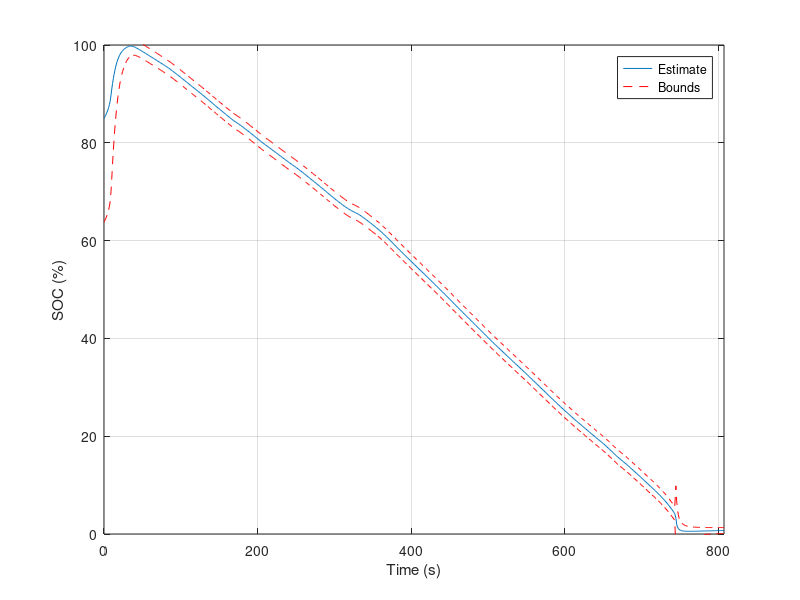

Here is the MATLAB script that generated this plot: (Note: this script raises an error after producing the figure.)
clear all;
close all;
clc;

saveFig = 0;
load('SOP_HwyCol_1e7.mat')

xk_pBounds = spkfData.xhat + spkfData.Bounds;
xk_mBounds = spkfData.xhat - spkfData.Bounds;


figure();  
plot(time',100*spkfData.xhat(spkfData.zkInd,1:end-1)); hold on
plot(time',100*(xk_pBounds(spkfData.zkInd,1:end-1)),'--r');hold on
plot(time',100*(xk_mBounds(spkfData.zkInd,1:end-1)),'--r');
% title('SOC estimate');
ylabel('SOC (%)');
legend('Estimate','Bounds'); grid on;xlim([0 time(end)])
set(gcf,'color','w');ylim([0 100]);
xlabel (['Time (s)']);
set(gcf,'color','w');
paperSmallFormat;
if saveFig, saveas(gcf,sprintf('./figures/SOC_SPKF.png'),'epsc'); end




figure();  
plot(time',spkfData.xhat(spkfData.TcInd,2:end)); hold on
plot(time',(xk_pBounds(spkfData.TcInd,2:end)),'--r');hold on
plot(time',(xk_mBounds(spkfData.TcInd,2:end)),'--r');
xlim([time(1),time(end)]);
ylabel ('Temperature ({\circ}C)');
xlabel ('Time (s)');
paperSmallFormat;
if saveFig, saveas(gcf,sprintf('./figures/Temp_SPKF.png'),'epsc'); end



figure();  
plot(time,voltage);
xlabel (['Time (s)']); ylabel('Voltage (V)'); 
xlim([0 time(end)]);
paperSmallFormat;
ax2 = axes('Position',[0.265486725663717,0.291836734693877,0.566371681415929,0.199999999999999]);
box on; 
plot(time(31:93),voltage(31:93)); grid on;
if saveFig, saveas(gcf,sprintf('./figures/voltage_FSAE.png'),'epsc'); end


figure()
plot(time,current);xlabel (['Time (s)']);
ylabel('Current (A)');grid on;
xlim([0 time(end)]);
ylim([-5 40])
% title('Input current profile');
paperSmallFormat;
ax2 = axes('Position',[0.252212389380531,0.689795918367347,0.621238938053097,0.2]);
box on;
plot(time(31:93),current(31:93)); hold on
xlim([31 93]);
grid on;
if saveFig, saveas(gcf,sprintf('./figures/current_FSAE.png'),'epsc'); end


